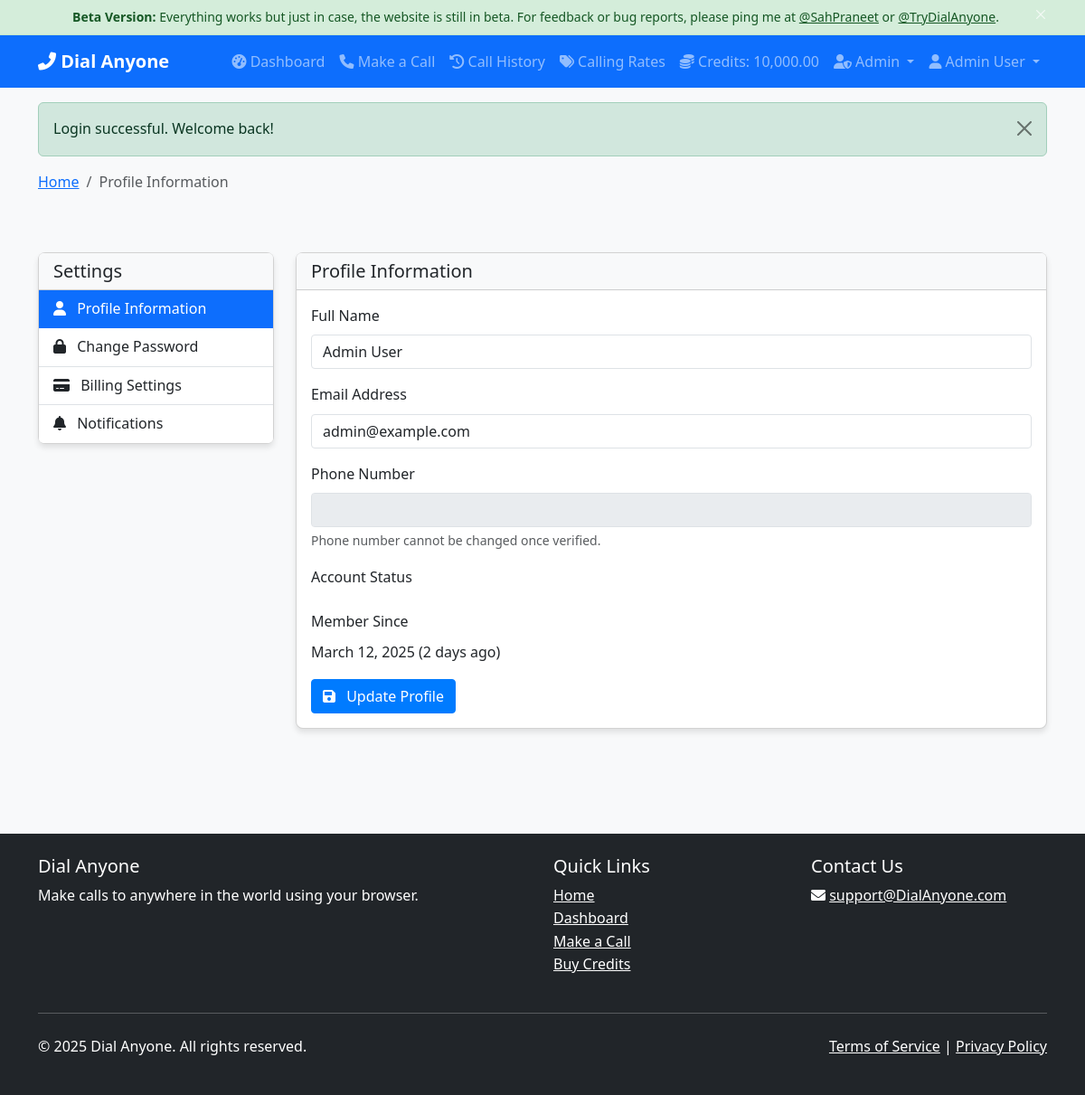
The app's page /index.php?page=settings (signed in) with its own data.
### tables this page shows
CREATE TABLE users (
    id INT AUTO_INCREMENT PRIMARY KEY,
    name VARCHAR(100) NOT NULL,
    email VARCHAR(100) NOT NULL UNIQUE,
    phone_number VARCHAR(20) NOT NULL UNIQUE,
    password VARCHAR(255) NOT NULL,
    credits DECIMAL(10, 2) DEFAULT 0.00,
    is_phone_verified TINYINT(1) DEFAULT 0,
    verification_code VARCHAR(10) NULL,
    auto_topup TINYINT(1) DEFAULT 0,
    topup_package INT DEFAULT 1,
    is_admin TINYINT(1) DEFAULT 0,
    created_at TIMESTAMP DEFAULT CURRENT_TIMESTAMP,
    updated_at TIMESTAMP DEFAULT CURRENT_TIMESTAMP ON UPDATE CURRENT_TIMESTAMP
);

### includes/functions.php (called while the page is built, shortened)
<?php
function formatCredits($credits) {
    return number_format($credits, 2);
}
function getFlashMessage() {
    if (isset($_SESSION['flash_message'])) {
        $message = $_SESSION['flash_message'];
        return $message;
    }
    return null;
}
function isAuthenticated() {
    return isset($_SESSION['user_id']) && !empty($_SESSION['user_id']);
}
function isAdmin() {
    return isset($_SESSION['is_admin']) && $_SESSION['is_admin'] == 1;
}
function timeAgo($timestamp) {
    $time = is_numeric($timestamp) ? $timestamp : strtotime($timestamp);
    $diff = time() - $time;
    $intervals = [
        1                => ['minute', 'minutes'],
        60               => ['hour', 'hours'],
        60 * 24          => ['day', 'days'],
        60 * 24 * 7      => ['week', 'weeks'],
        60 * 24 * 30     => ['month', 'months'],
        60 * 24 * 365    => ['year', 'years']
    ];
    foreach ($intervals as $secs => $interval) {
        $dividedDiff = $diff / $secs;
        if ($dividedDiff < 60) {
            $pluralize = $dividedDiff == 1 ? $interval[0] : $interval[1];
            return floor($dividedDiff) . ' ' . $pluralize . ' ago';
        }
    }
    return date('F j, Y', $time);
}

### config/database.php (called while the page is built, shortened)
<?php
$pdo = null;
function getDbConnection() {
    global $pdo;
    if ($pdo instanceof PDO) {
        try {
            $pdo->query('SELECT 1');
            return $pdo;
        } catch (\PDOException $e) {
            $pdo = null;
        }
    }
    try {
        $dsn = "mysql:host=" . DB_HOST . ";dbname=" . DB_NAME . ";charset=" . DB_CHARSET;
        $options = [
            PDO::ATTR_ERRMODE            => PDO::ERRMODE_EXCEPTION,
            PDO::ATTR_DEFAULT_FETCH_MODE => PDO::FETCH_ASSOC,
            PDO::ATTR_EMULATE_PREPARES   => false,
            PDO::ATTR_TIMEOUT            => 5,
            PDO::MYSQL_ATTR_FOUND_ROWS   => true,
        ];
        $pdo = new PDO($dsn, DB_USER, DB_PASS, $options);
        return $pdo;
    } catch (\PDOException $e) {
        $errorMessage = date('Y-m-d H:i:s') . ' - Database connection error: ' . $e->getMessage() . "\n";
        file_put_contents(__DIR__ . '/../logs/database-log.txt', $errorMessage, FILE_APPEND);
        return null;
    }
}
function dbQuery($sql, $params = []) {
    $pdo = getDbConnection();
    try {
        $stmt = $pdo->prepare($sql);
        $stmt->execute($params);
        return $stmt;
    } catch (\PDOException $e) {
        file_put_contents(__DIR__ . '/../logs/database-log.txt',
            date('Y-m-d H:i:s') . ' - Database query error: ' . $e->getMessage() . "\n",
            FILE_APPEND
        );
        return false;
    }
}
function dbFetchRow($sql, $params = []) {
    $stmt = dbQuery($sql, $params);
    return $stmt->fetch();
}

### includes/auth.php (called while the page is built, shortened)
<?php
function getUserById($userId) {
    $sql = "SELECT * FROM users WHERE id = ?";
    return dbFetchRow($sql, [$userId]);
}

### views/settings/profile.php (the view, shortened to what this page needs)
<div class="container py-4">
    <div class="row">
        <div class="col-md-3 mb-4 mb-md-0">
            <div class="card">
                <div class="card-header bg-light">
                    <h5 class="mb-0">Settings</h5>
                </div>
                <div class="list-group list-group-flush">
                    <a class="list-group-item list-group-item-action active" href="index.php?page=settings&section=profile">
                        <i class="fas fa-user me-2"></i> Profile Information
                    </a>
                    <a class="list-group-item list-group-item-action" href="index.php?page=settings&section=password">
                        <i class="fas fa-lock me-2"></i> Change Password
                    </a>
                    <a class="list-group-item list-group-item-action" href="index.php?page=settings&section=billing">
                        <i class="fas fa-credit-card me-2"></i> Billing Settings
                    </a>
                    <a class="list-group-item list-group-item-action" href="index.php?page=settings&section=notifications">
                        <i class="fas fa-bell me-2"></i> Notifications
                    </a>
                </div>
            </div>
        </div>
        <div class="col-md-9">
            <div class="card">
                <div class="card-header bg-light">
                    <h5 class="mb-0">Profile Information</h5>
                </div>
                <div class="card-body">
                    <form method="post" action="index.php?page=settings&section=profile">
                        <div class="mb-3">
                            <label for="name" class="form-label">Full Name</label>
                            <input type="text" class="form-control" id="name" name="name"
                                   value="<?php echo htmlspecialchars($user['name']); ?>" required>
                        </div>
                        <div class="mb-3">
                            <label for="email" class="form-label">Email Address</label>
                            <input type="email" class="form-control" id="email" name="email"
                                   value="<?php echo htmlspecialchars($user['email']); ?>"
                                   <?php echo ($user['is_email_verified']) ? 'readonly' : ''; ?> required>
                        </div>
                        <div class="mb-3">
                            <label for="phone" class="form-label">Phone Number</label>
                            <input type="tel" class="form-control" id="phone"
                                   value="<?php echo htmlspecialchars($user['phone']); ?>" disabled>
                            <div class="form-text">
                                Phone number cannot be changed once verified.
                            </div>
                        </div>
                        <div class="mb-3">
                            <label class="form-label">Account Status</label>
                        </div>
                        <div class="mb-3">
                            <label class="form-label">Member Since</label>
                            <p class="mb-0">
                                <?php echo date('F j, Y', strtotime($user['created_at'])); ?>
                                (<?php echo timeAgo($user['created_at']); ?>)
                            </p>
                        </div>
                        <button type="submit" class="btn btn-primary">
                            <i class="fas fa-save me-2"></i> Update Profile
                        </button>
                    </form>
                </div>
            </div>
        </div>
    </div>
</div>

### views/partials/header.php (shortened to what this page needs)
<!DOCTYPE html>
<html lang="en">
<head>
    <link href="https://cdn.jsdelivr.net/npm/bootstrap@5.3.0/dist/css/bootstrap.min.css" rel="stylesheet">
    <link rel="stylesheet" href="https://cdnjs.cloudflare.com/ajax/libs/font-awesome/6.0.0/css/all.min.css">
    <link rel="stylesheet" href="assets/css/style.css">
</head>
<body>
    <div id="beta-info-bar" class="beta-bar" style="position: sticky; top: 0; background-color: #d4edda; color: #155724; text-align: center; padding: 8px 0; font-size: 14px; z-index: 1030; border-bottom: 1px solid #c3e6cb; width: 100%;">
        <div class="container">
            <strong>Beta Version:</strong> Everything works but just in case, the website is still in beta. For feedback or bug reports, please ping me at <a href="https://x.com/SahPraneet" target="_blank" style="color: #155724; text-decoration: underline;">@SahPraneet</a> or <a href="https://x.com/TryDialAnyone" target="_blank" style="color: #155724; text-decoration: underline;">@TryDialAnyone</a>.
            <button type="button" class="btn-close btn-close-white" aria-label="Close" style="font-size: 10px; float: right; cursor: pointer; opacity: 0.7;" onclick="document.getElementById('beta-info-bar').style.display='none';"></button>
        </div>
    </div>
    <nav class="navbar navbar-expand-lg navbar-dark bg-primary">
        <div class="container">
            <a class="navbar-brand" href="index.php">
                <i class="fas fa-phone-alt"></i> Dial Anyone
            </a>
            <div class="collapse navbar-collapse" id="navbarNav">
                <ul class="navbar-nav ms-auto">
                    <?php if (isAuthenticated()): ?>
                        <li class="nav-item">
                            <a class="nav-link" href="index.php?page=dashboard">
                                <i class="fas fa-tachometer-alt"></i> Dashboard
                            </a>
                        </li>
                        <li class="nav-item">
                            <a class="nav-link" href="index.php?page=call">
                                <i class="fas fa-phone"></i> Make a Call
                            </a>
                        </li>
                        <li class="nav-item">
                            <a class="nav-link" href="index.php?page=call-history">
                                <i class="fas fa-history"></i> Call History
                            </a>
                        </li>
                        <li class="nav-item">
                            <a class="nav-link" href="index.php?page=calling-rates">
                                <i class="fas fa-tags"></i> Calling Rates
                            </a>
                        </li>
                        <li class="nav-item">
                            <a class="nav-link" href="index.php?page=credits">
                                <i class="fas fa-coins"></i> Credits: <?php
                                try {
                                    if (isset($_SESSION['user_id'])) {
                                        $user = getUserById($_SESSION['user_id']);
                                    }
                                } catch (Exception $e) {
                                    error_log("Error updating credits in header: " . $e->getMessage(), 0, 'logs/credits-debug.log');
                                }
                                echo formatCredits($_SESSION['user_credits'] ?? 0);
                                ?>
                            </a>
                        </li>
                        <?php if (isAdmin()): ?>
                            <li class="nav-item dropdown">
                                <a class="nav-link dropdown-toggle" href="#" id="adminDropdown" role="button" data-bs-toggle="dropdown" aria-expanded="false">
                                    <i class="fas fa-user-shield"></i> Admin
                                </a>
                            </li>
                        <?php endif; ?>
                        <li class="nav-item dropdown">
                            <a class="nav-link dropdown-toggle" href="#" id="userDropdown" role="button" data-bs-toggle="dropdown" aria-expanded="false">
                                <i class="fas fa-user"></i> <?php echo $_SESSION['user_name']; ?>
                            </a>
                        </li>
                    <?php endif; ?>
                </ul>
            </div>
        </div>
    </nav>
    <?php if ($flashMessage = getFlashMessage()): ?>
        <div class="container mt-3">
            <div class="alert alert-<?php echo $flashMessage['type']; ?> alert-dismissible fade show" role="alert">
                <?php echo $flashMessage['message']; ?>
                <button type="button" class="btn-close" data-bs-dismiss="alert" aria-label="Close"></button>
            </div>
        </div>
    <?php endif; ?>
    <?php
    $currentPage = $_GET['page'] ?? 'home';
    if ($currentPage !== 'home' && isset($pageTitle)):
    ?>
    <div class="container mt-2">
        <nav aria-label="breadcrumb">
            <ol class="breadcrumb">
                <li class="breadcrumb-item"><a href="index.php?page=home">Home</a></li>
                <li class="breadcrumb-item active" aria-current="page"><?php echo $pageTitle; ?></li>
            </ol>
        </nav>
    </div>
    <?php endif; ?>
    <main class="py-4"><?php  ?>

### assets/css/style.css (style rules this page uses)
body { font-family: 'Segoe UI', Tahoma, Geneva, Verdana, sans-serif; line-height: 1.6; color: #333; background-color: #f8f9fa; }
.navbar-brand { font-weight: bold; }
main { min-height: 70vh; }
.card { border-radius: 8px; box-shadow: 0 4px 6px rgba(0, 0, 0, 0.1); margin-bottom: 20px; transition: transform 0.3s ease; }
.card-header { font-weight: bold; background-color: #f8f9fa; }
.btn { border-radius: 4px; font-weight: 500; }
.btn-primary { background-color: #007bff; border-color: #007bff; }
.form-control { border-radius: 4px; }
#submit-button, .btn-primary, button[type="submit"] { cursor: pointer !important; pointer-events: auto !important; user-select: auto !important; opacity: 1 !important; z-index: 1000 !important; position: relative !important; }

### records on screen
users: credits "10,000.00", name "Admin User", email "admin@example.com", created_at "March 12, 2025", created_at "2 days ago"

### other values on screen
$_SESSION['user_name'] "Admin User"
$flashMessage['message'] "Login successful. Welcome back!"
$pageTitle "Profile Information"
